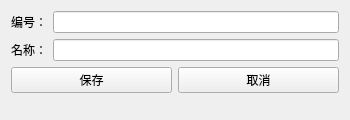
<?xml version="1.0" encoding="UTF-8"?>
<ui version="4.0">
 <class>DepartmentEditView</class>
 <widget class="QWidget" name="DepartmentEditView">
  <property name="geometry">
   <rect>
    <x>0</x>
    <y>0</y>
    <width>350</width>
    <height>120</height>
   </rect>
  </property>
  <property name="windowTitle">
   <string>科室信息编辑</string>
  </property>
  <layout class="QFormLayout" name="formLayout">
   <item row="0" column="0">
    <widget class="QLabel" name="labelID">
     <property name="text">
      <string>编号：</string>
     </property>
    </widget>
   </item>
   <item row="0" column="1">
    <widget class="QLineEdit" name="dbEditID"/>
   </item>
   <item row="1" column="0">
    <widget class="QLabel" name="labelName">
     <property name="text">
      <string>名称：</string>
     </property>
    </widget>
   </item>
   <item row="1" column="1">
    <widget class="QLineEdit" name="dbEditName"/>
   </item>
   <item row="2" column="0" colspan="2">
    <layout class="QHBoxLayout" name="horizontalLayout">
     <item>
      <widget class="QPushButton" name="btSave">
       <property name="text">
        <string>保存</string>
       </property>
      </widget>
     </item>
     <item>
      <widget class="QPushButton" name="btCancel">
       <property name="text">
        <string>取消</string>
       </property>
      </widget>
     </item>
    </layout>
   </item>
  </layout>
 </widget>
 <resources/>
 <connections/>
</ui>
